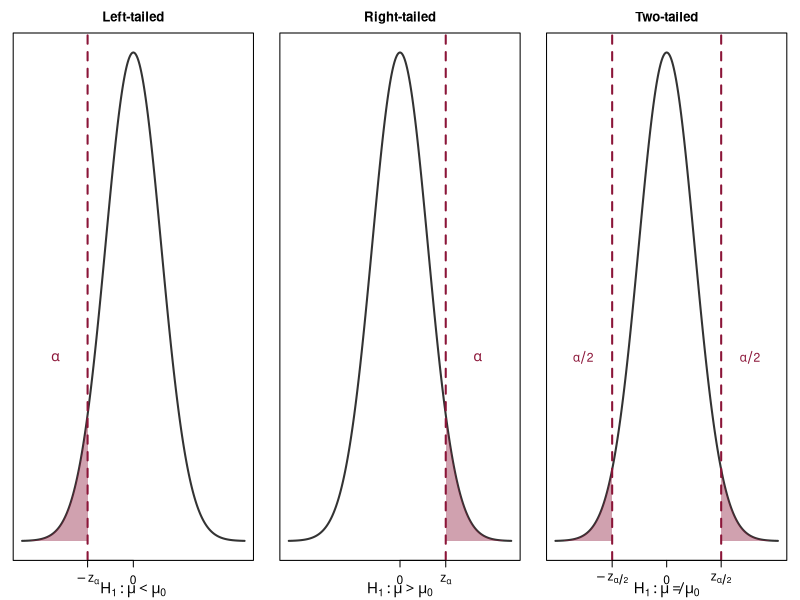
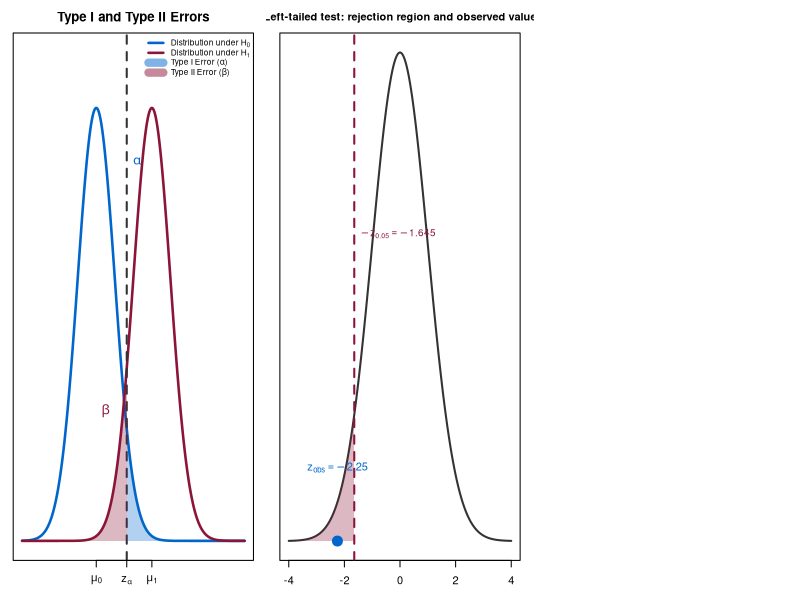

These figures' R source, in order:
## ---- chunk 1
library(ggplot2)
library(dplyr)

# ISCAL colors
iscal_burgundy <- "#8B1538"
iscal_dark_burgundy <- "#6B1028"
iscal_blue <- "#0066CC"
iscal_accent <- "#D4AF37"
iscal_dark_gray <- "#333333"
iscal_light_gray <- "#F5F5F5"
## ---- chunk 2
#| echo: false
#| fig-width: 10
#| fig-height: 3.5
#| fig-align: center

par(mfrow = c(1, 3), mar = c(3, 1, 2.5, 1))

# Left-tailed
x <- seq(-4, 4, length = 300)
y <- dnorm(x)

plot(x, y, type = "l", lwd = 2, main = "Left-tailed", 
     xlab = "", ylab = "", yaxt = "n", xaxt = "n",
     col = iscal_dark_gray, cex.main = 1.2)
x_fill <- seq(-4, qnorm(0.05), length = 100)
polygon(c(x_fill, rev(x_fill)), c(dnorm(x_fill), rep(0, 100)),
        col = adjustcolor(iscal_burgundy, alpha = 0.4), border = NA)
abline(v = qnorm(0.05), lty = 2, col = iscal_burgundy, lwd = 2)
axis(1, at = c(qnorm(0.05), 0), labels = c(expression(-z[alpha]), "0"), cex.axis = 1.1)
text(-2.8, 0.15, expression(alpha), cex = 1.3, col = iscal_burgundy)
mtext(expression(H[1]: mu < mu[0]), side = 1, line = 2, cex = 0.9)

# Right-tailed
plot(x, y, type = "l", lwd = 2, main = "Right-tailed", 
     xlab = "", ylab = "", yaxt = "n", xaxt = "n",
     col = iscal_dark_gray, cex.main = 1.2)
x_fill <- seq(qnorm(0.95), 4, length = 100)
polygon(c(x_fill, rev(x_fill)), c(dnorm(x_fill), rep(0, 100)),
        col = adjustcolor(iscal_burgundy, alpha = 0.4), border = NA)
abline(v = qnorm(0.95), lty = 2, col = iscal_burgundy, lwd = 2)
axis(1, at = c(0, qnorm(0.95)), labels = c("0", expression(z[alpha])), cex.axis = 1.1)
text(2.8, 0.15, expression(alpha), cex = 1.3, col = iscal_burgundy)
mtext(expression(H[1]: mu > mu[0]), side = 1, line = 2, cex = 0.9)

# Two-tailed
plot(x, y, type = "l", lwd = 2, main = "Two-tailed", 
     xlab = "", ylab = "", yaxt = "n", xaxt = "n",
     col = iscal_dark_gray, cex.main = 1.2)
x_left <- seq(-4, qnorm(0.025), length = 100)
x_right <- seq(qnorm(0.975), 4, length = 100)
polygon(c(x_left, rev(x_left)), c(dnorm(x_left), rep(0, 100)),
        col = adjustcolor(iscal_burgundy, alpha = 0.4), border = NA)
polygon(c(x_right, rev(x_right)), c(dnorm(x_right), rep(0, 100)),
        col = adjustcolor(iscal_burgundy, alpha = 0.4), border = NA)
abline(v = c(qnorm(0.025), qnorm(0.975)), lty = 2, col = iscal_burgundy, lwd = 2)
axis(1, at = c(qnorm(0.025), 0, qnorm(0.975)), 
     labels = c(expression(-z[alpha/2]), "0", expression(z[alpha/2])), cex.axis = 1.1)
text(-3, 0.15, expression(alpha/2), cex = 1.1, col = iscal_burgundy)
text(3, 0.15, expression(alpha/2), cex = 1.1, col = iscal_burgundy)
mtext(expression(H[1]: mu != mu[0]), side = 1, line = 2, cex = 0.9)
## ---- chunk 3
#| echo: false
#| fig-width: 8
#| fig-height: 3.5
#| fig-align: center

x <- seq(-4, 8, length = 500)
y0 <- dnorm(x, mean = 0, sd = 1)
y1 <- dnorm(x, mean = 3, sd = 1)

plot(x, y0, type = "l", lwd = 2.5, col = iscal_blue,
     xlab = "", ylab = "", yaxt = "n", xaxt = "n",
     main = "Type I and Type II Errors",
     xlim = c(-4, 8), ylim = c(0, 0.45),
     cex.main = 1.2)
lines(x, y1, lwd = 2.5, col = iscal_burgundy)

# Critical value
cv <- qnorm(0.95)
abline(v = cv, lty = 2, lwd = 2, col = iscal_dark_gray)

# Alpha region (Type I)
x_alpha <- seq(cv, 8, length = 200)
polygon(c(x_alpha, rev(x_alpha)), c(dnorm(x_alpha, 0, 1), rep(0, 200)),
        col = adjustcolor(iscal_blue, alpha = 0.3), border = NA)

# Beta region (Type II)
x_beta <- seq(-4, cv, length = 200)
polygon(c(x_beta, rev(x_beta)), c(dnorm(x_beta, 3, 1), rep(0, 200)),
        col = adjustcolor(iscal_burgundy, alpha = 0.3), border = NA)

legend("topright", legend = c(expression("Distribution under " * H[0]),
                               expression("Distribution under " * H[1]),
                               expression("Type I Error (" * alpha * ")"),
                               expression("Type II Error (" * beta * ")")),
       col = c(iscal_blue, iscal_burgundy, 
               adjustcolor(iscal_blue, alpha = 0.5), 
               adjustcolor(iscal_burgundy, alpha = 0.5)),
       lwd = c(2.5, 2.5, 8, 8), cex = 0.75, bty = "n")

axis(1, at = c(0, cv, 3), labels = c(expression(mu[0]), expression(z[alpha]), expression(mu[1])))
text(2.2, 0.35, expression(alpha), col = iscal_blue, cex = 1.2)
text(0.5, 0.12, expression(beta), col = iscal_burgundy, cex = 1.2)
## ---- chunk 4
#| echo: false
#| fig-width: 8
#| fig-height: 3
#| fig-align: center

x <- seq(-4, 4, length = 300)
y <- dnorm(x)

plot(x, y, type = "l", lwd = 2, col = iscal_dark_gray,
     xlab = "", ylab = "", yaxt = "n",
     main = "Left-tailed test: rejection region and observed value",
     cex.main = 1)
x_fill <- seq(-4, qnorm(0.05), length = 100)
polygon(c(x_fill, rev(x_fill)), c(dnorm(x_fill), rep(0, 100)),
        col = adjustcolor(iscal_burgundy, alpha = 0.3), border = NA)
abline(v = qnorm(0.05), lty = 2, col = iscal_burgundy, lwd = 2)
points(-2.25, 0, pch = 19, col = iscal_blue, cex = 2)
text(-2.25, 0.06, expression(z[obs] == -2.25), col = iscal_blue, cex = 1)
text(qnorm(0.05), 0.25, expression(-z[0.05] == -1.645), col = iscal_burgundy, cex = 0.9, pos = 4)
